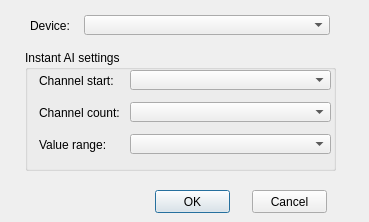
<?xml version="1.0" encoding="UTF-8"?>
<ui version="4.0">
 <class>ConfigureDialog</class>
 <widget class="QDialog" name="ConfigureDialog">
  <property name="geometry">
   <rect>
    <x>0</x>
    <y>0</y>
    <width>369</width>
    <height>222</height>
   </rect>
  </property>
  <property name="minimumSize">
   <size>
    <width>369</width>
    <height>222</height>
   </size>
  </property>
  <property name="maximumSize">
   <size>
    <width>369</width>
    <height>222</height>
   </size>
  </property>
  <property name="windowTitle">
   <string>Instant AI-Configuration</string>
  </property>
  <widget class="QComboBox" name="cmbDevice">
   <property name="geometry">
    <rect>
     <x>84</x>
     <y>15</y>
     <width>246</width>
     <height>20</height>
    </rect>
   </property>
   <property name="sizePolicy">
    <sizepolicy hsizetype="Maximum" vsizetype="Fixed">
     <horstretch>0</horstretch>
     <verstretch>0</verstretch>
    </sizepolicy>
   </property>
   <property name="layoutDirection">
    <enum>Qt::LeftToRight</enum>
   </property>
  </widget>
  <widget class="QLabel" name="lblDevice">
   <property name="geometry">
    <rect>
     <x>30</x>
     <y>15</y>
     <width>51</width>
     <height>22</height>
    </rect>
   </property>
   <property name="sizePolicy">
    <sizepolicy hsizetype="Fixed" vsizetype="Fixed">
     <horstretch>0</horstretch>
     <verstretch>0</verstretch>
    </sizepolicy>
   </property>
   <property name="text">
    <string>Device:</string>
   </property>
   <property name="buddy">
    <cstring>cmbDevice</cstring>
   </property>
  </widget>
  <widget class="QPushButton" name="btnOK">
   <property name="geometry">
    <rect>
     <x>155</x>
     <y>190</y>
     <width>75</width>
     <height>23</height>
    </rect>
   </property>
   <property name="text">
    <string>OK</string>
   </property>
  </widget>
  <widget class="QPushButton" name="btnCancel">
   <property name="geometry">
    <rect>
     <x>252</x>
     <y>190</y>
     <width>75</width>
     <height>23</height>
    </rect>
   </property>
   <property name="text">
    <string>Cancel</string>
   </property>
   <property name="autoDefault">
    <bool>false</bool>
   </property>
  </widget>
  <widget class="QGroupBox" name="groupBox">
   <property name="geometry">
    <rect>
     <x>25</x>
     <y>50</y>
     <width>311</width>
     <height>121</height>
    </rect>
   </property>
   <property name="title">
    <string>Instant AI settings</string>
   </property>
   <widget class="QComboBox" name="cmbChannelStart">
    <property name="geometry">
     <rect>
      <x>105</x>
      <y>20</y>
      <width>201</width>
      <height>20</height>
     </rect>
    </property>
    <property name="sizePolicy">
     <sizepolicy hsizetype="Maximum" vsizetype="Fixed">
      <horstretch>0</horstretch>
      <verstretch>0</verstretch>
     </sizepolicy>
    </property>
   </widget>
   <widget class="QLabel" name="lblValueRange">
    <property name="geometry">
     <rect>
      <x>14</x>
      <y>84</y>
      <width>91</width>
      <height>22</height>
     </rect>
    </property>
    <property name="sizePolicy">
     <sizepolicy hsizetype="Fixed" vsizetype="Fixed">
      <horstretch>0</horstretch>
      <verstretch>0</verstretch>
     </sizepolicy>
    </property>
    <property name="minimumSize">
     <size>
      <width>91</width>
      <height>22</height>
     </size>
    </property>
    <property name="maximumSize">
     <size>
      <width>91</width>
      <height>22</height>
     </size>
    </property>
    <property name="text">
     <string>Value range:</string>
    </property>
    <property name="buddy">
     <cstring>cmbValueRange</cstring>
    </property>
   </widget>
   <widget class="QLabel" name="lblChannelCount">
    <property name="geometry">
     <rect>
      <x>14</x>
      <y>52</y>
      <width>91</width>
      <height>22</height>
     </rect>
    </property>
    <property name="sizePolicy">
     <sizepolicy hsizetype="Fixed" vsizetype="Preferred">
      <horstretch>0</horstretch>
      <verstretch>0</verstretch>
     </sizepolicy>
    </property>
    <property name="minimumSize">
     <size>
      <width>91</width>
      <height>22</height>
     </size>
    </property>
    <property name="maximumSize">
     <size>
      <width>91</width>
      <height>22</height>
     </size>
    </property>
    <property name="text">
     <string>Channel count:</string>
    </property>
    <property name="buddy">
     <cstring>cmbChannelCount</cstring>
    </property>
   </widget>
   <widget class="QLabel" name="lblChannelStart">
    <property name="geometry">
     <rect>
      <x>14</x>
      <y>20</y>
      <width>91</width>
      <height>22</height>
     </rect>
    </property>
    <property name="minimumSize">
     <size>
      <width>91</width>
      <height>22</height>
     </size>
    </property>
    <property name="maximumSize">
     <size>
      <width>91</width>
      <height>22</height>
     </size>
    </property>
    <property name="text">
     <string>Channel start:</string>
    </property>
    <property name="buddy">
     <cstring>cmbChannelStart</cstring>
    </property>
   </widget>
   <widget class="QComboBox" name="cmbValueRange">
    <property name="geometry">
     <rect>
      <x>105</x>
      <y>84</y>
      <width>201</width>
      <height>20</height>
     </rect>
    </property>
    <property name="sizePolicy">
     <sizepolicy hsizetype="Maximum" vsizetype="Fixed">
      <horstretch>0</horstretch>
      <verstretch>0</verstretch>
     </sizepolicy>
    </property>
   </widget>
   <widget class="QComboBox" name="cmbChannelCount">
    <property name="geometry">
     <rect>
      <x>105</x>
      <y>52</y>
      <width>201</width>
      <height>20</height>
     </rect>
    </property>
    <property name="sizePolicy">
     <sizepolicy hsizetype="Maximum" vsizetype="Fixed">
      <horstretch>0</horstretch>
      <verstretch>0</verstretch>
     </sizepolicy>
    </property>
   </widget>
  </widget>
 </widget>
 <tabstops>
  <tabstop>cmbDevice</tabstop>
  <tabstop>cmbChannelStart</tabstop>
  <tabstop>cmbChannelCount</tabstop>
  <tabstop>cmbValueRange</tabstop>
  <tabstop>btnOK</tabstop>
  <tabstop>btnCancel</tabstop>
 </tabstops>
 <resources/>
 <connections/>
</ui>
